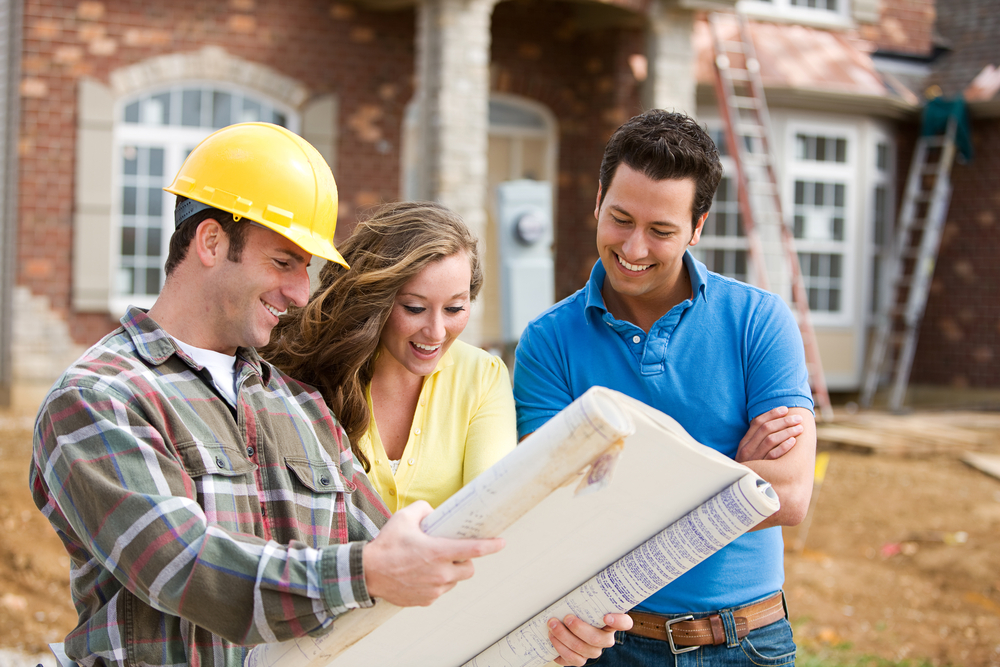
#> input picture examples/shutterstock_170475800.jpg, 1000 x 667 px
$ jupyter execute test.ipynb
#> lines starting #> are read from the running program, lines starting #| are printed output that depends on the picture
[cell 1]
import cv2
from matplotlib import pyplot as plt

# Load the image
image_path = 'examples/shutterstock_170475800.jpg'
image = cv2.imread(image_path)
#> image is the input picture: shape (667, 1000, 3); mean B, G, R 127.2, 139.4, 152.8

# Convert the image from BGR to RGB
image_rgb = cv2.cvtColor(image, cv2.COLOR_BGR2RGB)

# Display the image
plt.imshow(image_rgb)
plt.axis('off')  # Hide the axis
plt.show()

[cell 2]
import cv2
import matplotlib.pyplot as plt

def draw_bboxes(image, bboxes, classes, confidences=None, yolo_format: bool = True):
    """
    Draws bounding boxes on the image, each with a color corresponding to its class, and plots confidence values.

    Parameters:
    image (numpy array): The image on which to draw the bounding boxes.
    bboxes (list): A list of bounding boxes in YOLO format (center_x, center_y, width, height).
    classes (list): A list of class indices to which the bounding boxes belong.
    confidences (list): A list of confidence values corresponding to the bounding boxes.
    """
#> called with yolo_format = False
    # Define a palette of colors for different classes
    colors = [(0, 0, 255), (0, 255, 0), (255, 0, 0)]  # Example: Blue, Green, Red

    # Get the image dimensions
    height, width = image.shape[:2]
#> height = 667; width = 1000

    # Ensure confidences is not None
    if confidences is None:
        confidences = [None] * len(bboxes)

    for bbox, cls, conf in zip(bboxes, classes, confidences):
        # Convert YOLO format (center_x, center_y, width, height) to (x1, y1, x2, y2)
        if yolo_format:
            center_x, center_y, w, h = bbox
            x1 = int((center_x - w / 2) * width)
            y1 = int((center_y - h / 2) * height)
            x2 = int((center_x + w / 2) * width)
            y2 = int((center_y + h / 2) * height)
        else:
            x1, y1, x2, y2 = bbox

        # Get color for the class
        color = colors[cls % len(colors)]

        # Draw rectangle on the image with the color corresponding to the class
        cv2.rectangle(image, (x1, y1), (x2, y2), color, 2)

        # Plot confidence value near the bounding box
        if conf is not None:
            cv2.putText(image, f"{conf:.2f}", (x1, y1 - 10), cv2.FONT_HERSHEY_SIMPLEX, 0.5, color, 2)
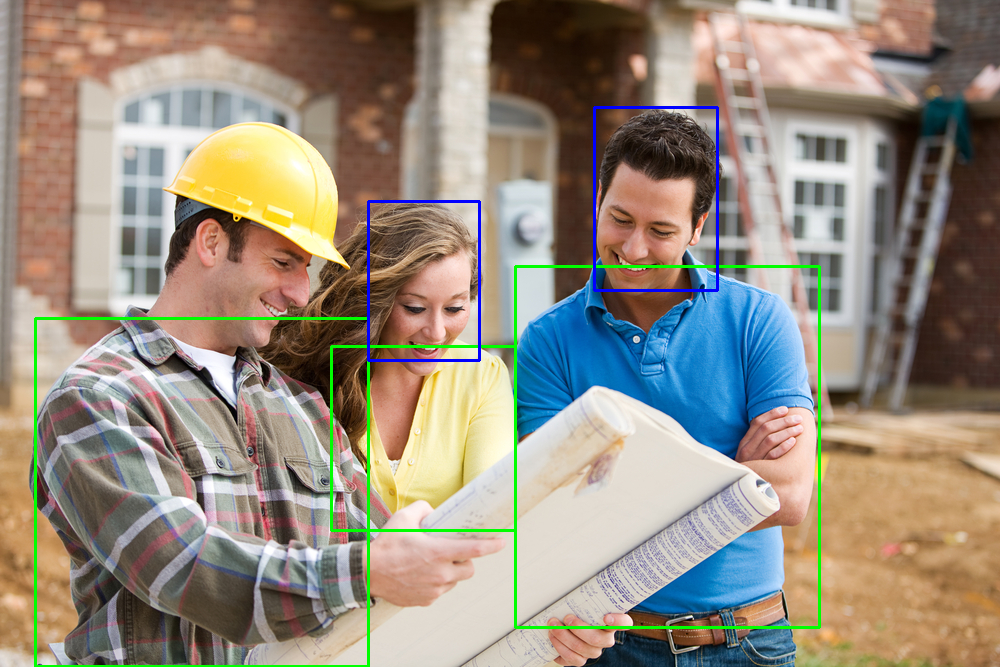
#> image: shape (667, 1000, 3); mean R, G, B 149.8, 140.3, 126.2

    return image

# Assuming `image_rgb` is already loaded as RGB image
# Example: image_rgb = cv2.cvtColor(cv2.imread('path_to_your_image.jpg'), cv2.COLOR_BGR2RGB)

bboxes = [
    [515, 266, 819, 627],
    [331, 346, 515, 530],
    [594, 107, 717, 290],
    [35, 318, 368, 666],
    [368, 201, 479, 360]
]

classes = [1, 1, 0, 1, 0]

# Draw bounding boxes on the image
image_with_bboxes = draw_bboxes(image_rgb, bboxes, classes, yolo_format=False)

# Display the image with bounding boxes
plt.imshow(image_with_bboxes)
plt.axis('off')  # Hide the axis
plt.show()


$ run again, with examples/5d78b47ba310cf3e979bd1b8.jpg copied over examples/shutterstock_170475800.jpg
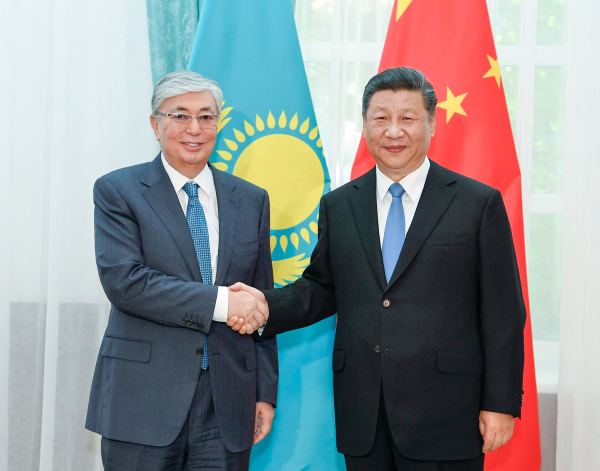
#> input picture examples/5d78b47ba310cf3e979bd1b8.jpg, 1199 x 941 px (shown at 1/2 size)
#> image is the input picture: shape (941, 1199, 3); mean B, G, R 145.8, 144.6, 140.5
#> after the loop in draw_bboxes, `for bbox, cls, conf in zip(bboxes, classes, confidences):`:
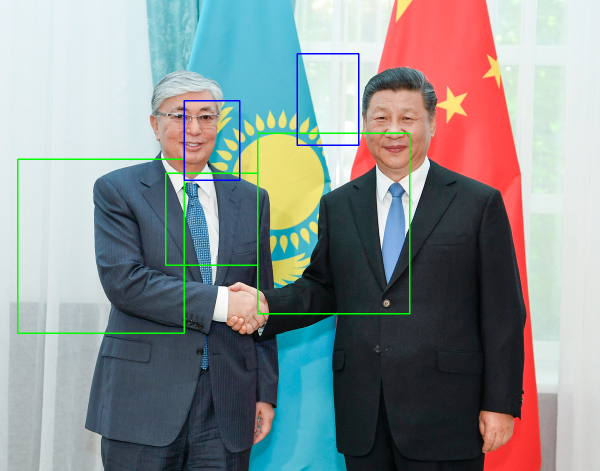
#> image: shape (941, 1199, 3) (shown at 1/2 size); mean R, G, B 138.8, 145, 144.8

$ run again, with examples/Minwamon-1080x675.jpg copied over examples/shutterstock_170475800.jpg
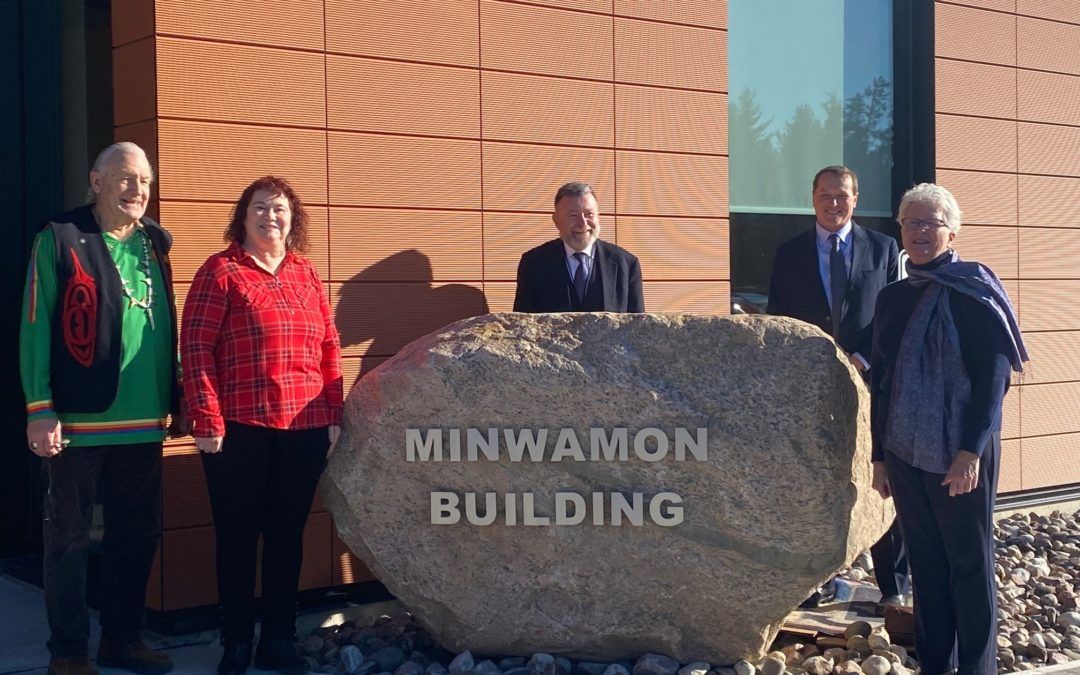
#> input picture examples/Minwamon-1080x675.jpg, 1080 x 675 px
#> image is the input picture: shape (675, 1080, 3); mean B, G, R 87.2, 91.4, 110.7
#> after the loop in draw_bboxes, `for bbox, cls, conf in zip(bboxes, classes, confidences):`:
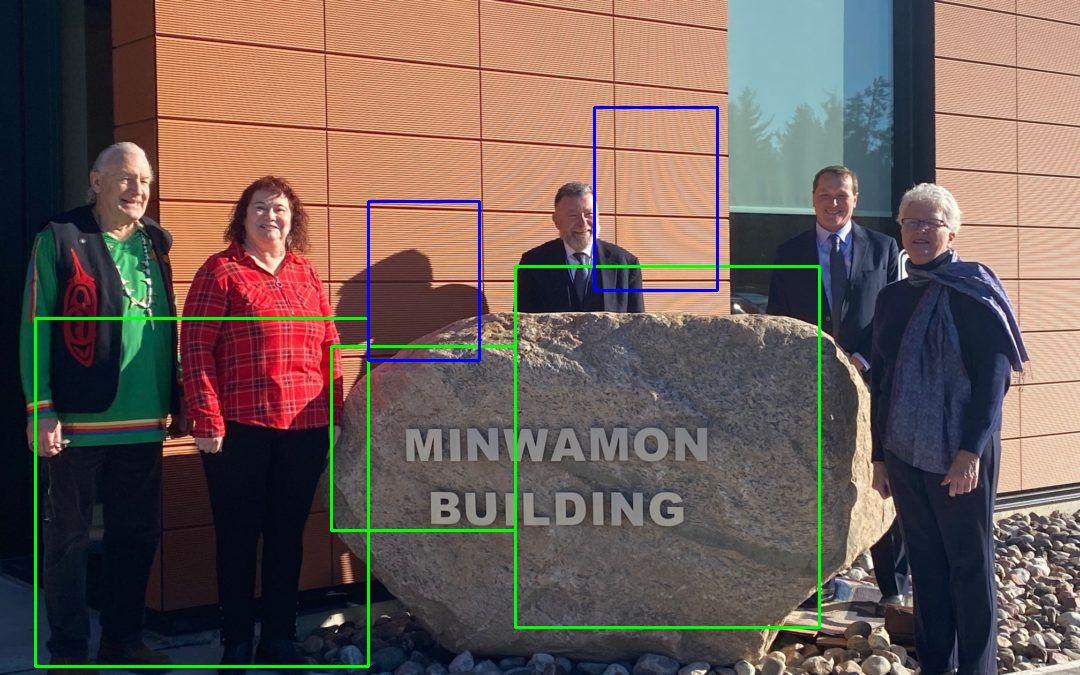
#> image: shape (675, 1080, 3); mean R, G, B 108.9, 93.2, 87

$ run again, with examples/kris_-_countryside_1080x720.jpg copied over examples/shutterstock_170475800.jpg
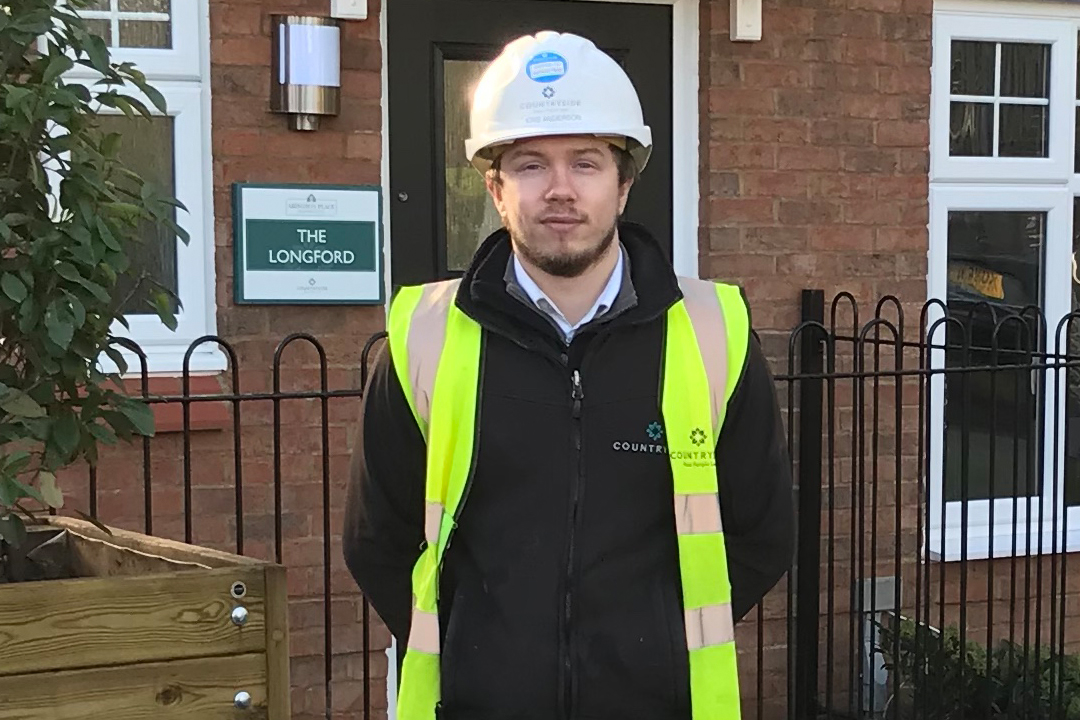
#> input picture examples/kris_-_countryside_1080x720.jpg, 1080 x 720 px
#> image is the input picture: shape (720, 1080, 3); mean B, G, R 79.3, 92.9, 96.9
#> after the loop in draw_bboxes, `for bbox, cls, conf in zip(bboxes, classes, confidences):`:
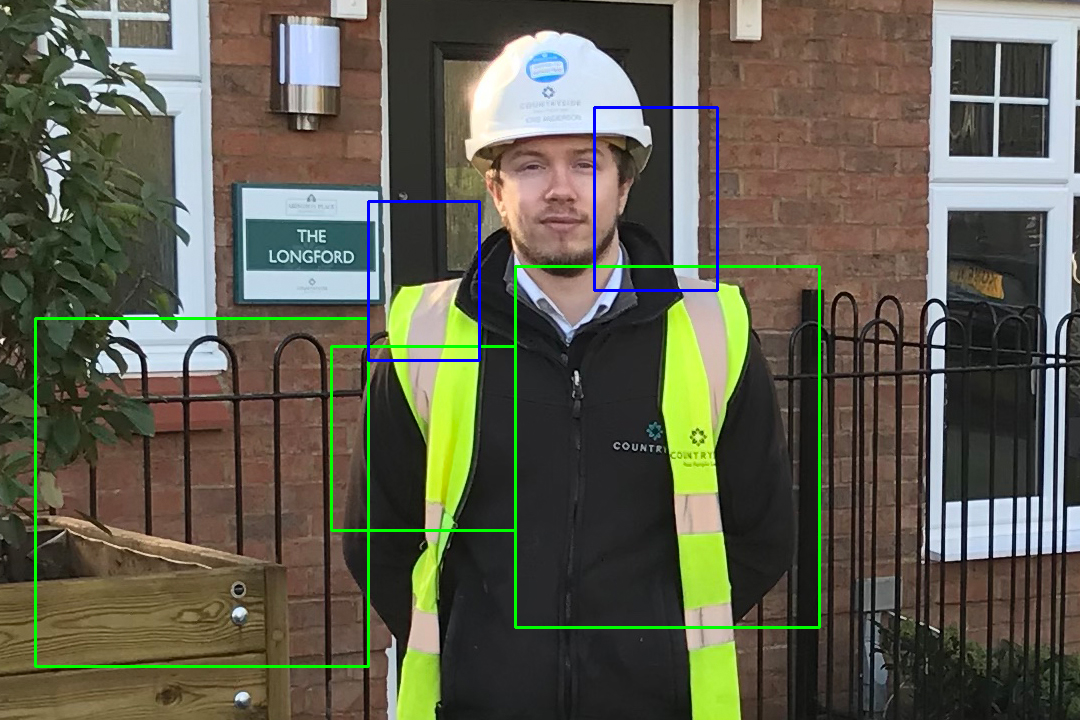
#> image: shape (720, 1080, 3); mean R, G, B 95.4, 94.6, 79.2
